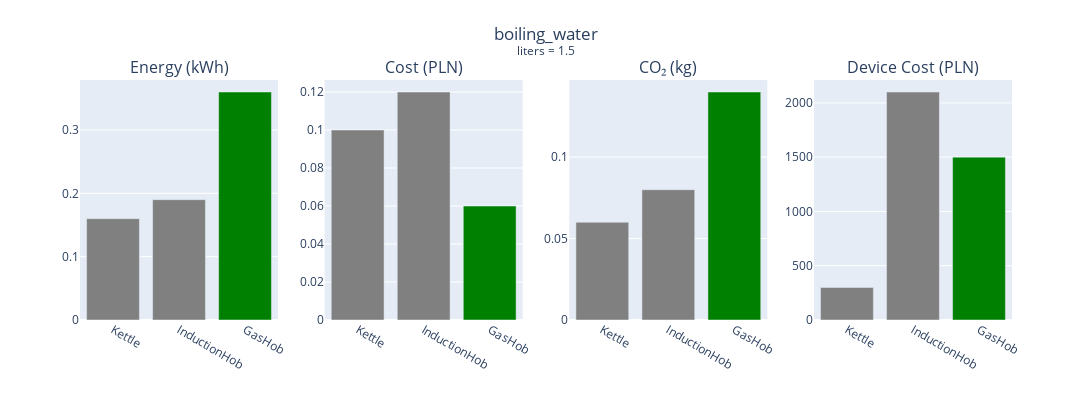
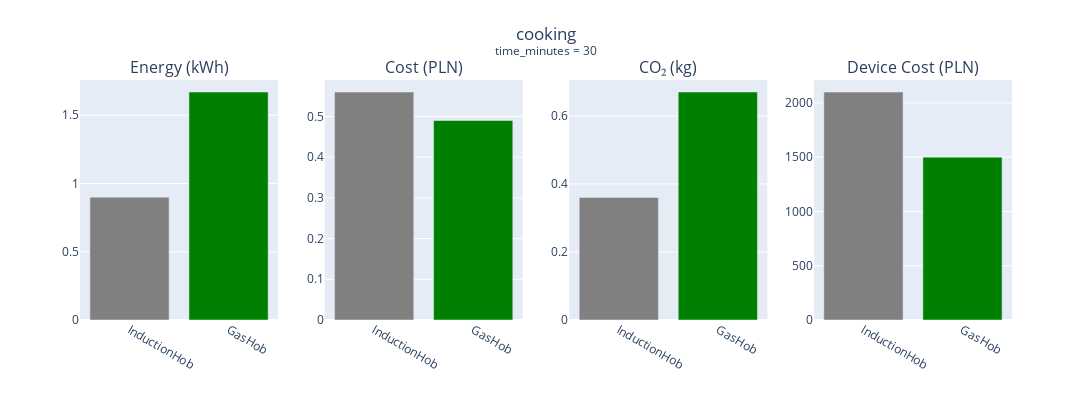
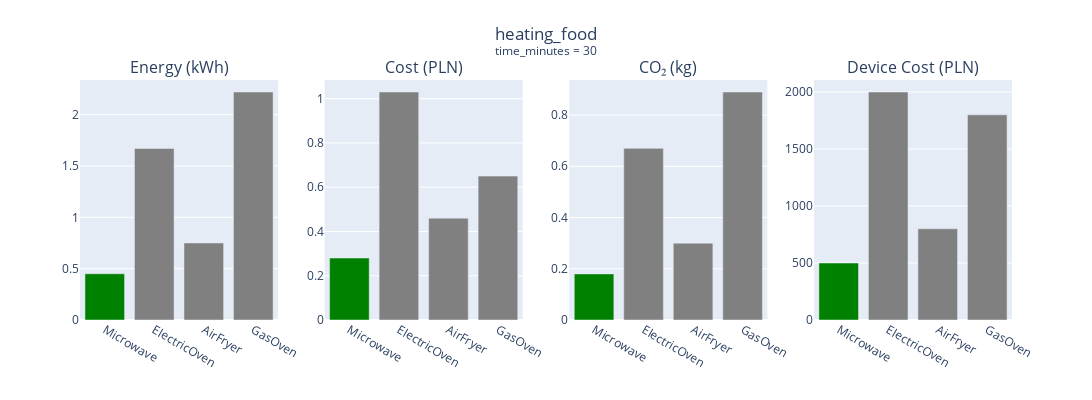
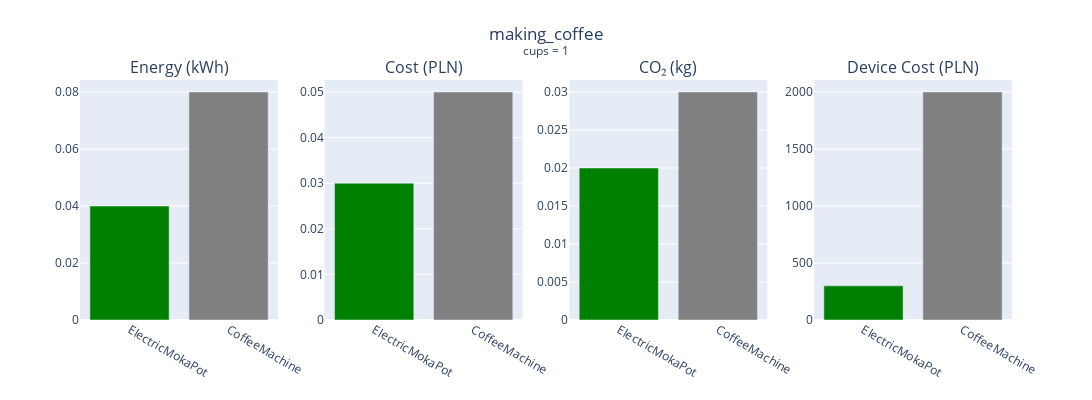

The code cell stored with these charts, in order, in its notebook:
### Code cell
import plotly.io as pio
for cat in category_order:
    fig = plot_all_metrics_for_category_plotly(df_filtered, cat, category_assumptions=category_assumptions)
    fig.show()  # lub zwróć jako output w callbacku Dash

### Figure 1 — Plotly figure (JSON) as saved in the notebook; plotly's stock layout.template omitted (floating-point values rounded to 4 significant figures)
{"data": [{"hovertemplate": "Kettle<br>energy_kwh: 0.16<extra></extra>", "marker": {"color": "gray"}, "name": "Kettle", "showlegend": false, "type": "bar", "x": ["Kettle"], "xaxis": "x", "y": [0.16], "yaxis": "y"}, {"hovertemplate": "InductionHob<br>energy_kwh: 0.19<extra></extra>", "marker": {"color": "gray"}, "name": "InductionHob", "showlegend": false, "type": "bar", "x": ["InductionHob"], "xaxis": "x", "y": [0.19], "yaxis": "y"}, {"hovertemplate": "GasHob<br>energy_kwh: 0.36<extra></extra>", "marker": {"color": "green"}, "name": "GasHob", "showlegend": false, "type": "bar", "x": ["GasHob"], "xaxis": "x", "y": [0.36], "yaxis": "y"}, {"hovertemplate": "Kettle<br>cost_pln: 0.1<extra></extra>", "marker": {"color": "gray"}, "name": "Kettle", "showlegend": false, "type": "bar", "x": ["Kettle"], "xaxis": "x2", "y": [0.1], "yaxis": "y2"}, {"hovertemplate": "InductionHob<br>cost_pln: 0.12<extra></extra>", "marker": {"color": "gray"}, "name": "InductionHob", "showlegend": false, "type": "bar", "x": ["InductionHob"], "xaxis": "x2", "y": [0.12], "yaxis": "y2"}, {"hovertemplate": "GasHob<br>cost_pln: 0.06<extra></extra>", "marker": {"color": "green"}, "name": "GasHob", "showlegend": false, "type": "bar", "x": ["GasHob"], "xaxis": "x2", "y": [0.06], "yaxis": "y2"}, {"hovertemplate": "Kettle<br>co2_emission_kg: 0.06<extra></extra>", "marker": {"color": "gray"}, "name": "Kettle", "showlegend": false, "type": "bar", "x": ["Kettle"], "xaxis": "x3", "y": [0.06], "yaxis": "y3"}, {"hovertemplate": "InductionHob<br>co2_emission_kg: 0.08<extra></extra>", "marker": {"color": "gray"}, "name": "InductionHob", "showlegend": false, "type": "bar", "x": ["InductionHob"], "xaxis": "x3", "y": [0.08], "yaxis": "y3"}, {"hovertemplate": "GasHob<br>co2_emission_kg: 0.14<extra></extra>", "marker": {"color": "green"}, "name": "GasHob", "showlegend": false, "type": "bar", "x": ["GasHob"], "xaxis": "x3", "y": [0.14], "yaxis": "y3"}, {"hovertemplate": "Kettle<br>device_cost: 300<extra></extra>", "marker": {"color": "gray"}, "name": "Kettle", "showlegend": false, "type": "bar", "x": ["Kettle"], "xaxis": "x4", "y": [300], "yaxis": "y4"}, {"hovertemplate": "InductionHob<br>device_cost: 2100<extra></extra>", "marker": {"color": "gray"}, "name": "InductionHob", "showlegend": false, "type": "bar", "x": ["InductionHob"], "xaxis": "x4", "y": [2100], "yaxis": "y4"}, {"hovertemplate": "GasHob<br>device_cost: 1500<extra></extra>", "marker": {"color": "green"}, "name": "GasHob", "showlegend": false, "type": "bar", "x": ["GasHob"], "xaxis": "x4", "y": [1500], "yaxis": "y4"}], "layout": {"annotations": [{"font": {"size": 16}, "showarrow": false, "text": "Energy (kWh)", "x": 0.1062, "xanchor": "center", "xref": "paper", "y": 1, "yanchor": "bottom", "yref": "paper"}, {"font": {"size": 16}, "showarrow": false, "text": "Cost (PLN)", "x": 0.3688, "xanchor": "center", "xref": "paper", "y": 1, "yanchor": "bottom", "yref": "paper"}, {"font": {"size": 16}, "showarrow": false, "text": "CO₂ (kg)", "x": 0.6313, "xanchor": "center", "xref": "paper", "y": 1, "yanchor": "bottom", "yref": "paper"}, {"font": {"size": 16}, "showarrow": false, "text": "Device Cost (PLN)", "x": 0.8938, "xanchor": "center", "xref": "paper", "y": 1, "yanchor": "bottom", "yref": "paper"}], "height": 400, "margin": {"t": 80}, "title": {"text": "boiling_water<br><sup>liters = 1.5</sup>", "x": 0.5}, "width": 1200, "xaxis": {"anchor": "y", "domain": [0, 0.2125], "tickangle": 30}, "xaxis2": {"anchor": "y2", "domain": [0.2625, 0.475], "tickangle": 30}, "xaxis3": {"anchor": "y3", "domain": [0.525, 0.7375], "tickangle": 30}, "xaxis4": {"anchor": "y4", "domain": [0.7875, 1], "tickangle": 30}, "yaxis": {"anchor": "x", "domain": [0, 1]}, "yaxis2": {"anchor": "x2", "domain": [0, 1]}, "yaxis3": {"anchor": "x3", "domain": [0, 1]}, "yaxis4": {"anchor": "x4", "domain": [0, 1]}}}

### Figure 2 — Plotly figure (JSON) as saved in the notebook; plotly's stock layout.template omitted (floating-point values rounded to 4 significant figures)
{"data": [{"hovertemplate": "InductionHob<br>energy_kwh: 0.9<extra></extra>", "marker": {"color": "gray"}, "name": "InductionHob", "showlegend": false, "type": "bar", "x": ["InductionHob"], "xaxis": "x", "y": [0.9], "yaxis": "y"}, {"hovertemplate": "GasHob<br>energy_kwh: 1.67<extra></extra>", "marker": {"color": "green"}, "name": "GasHob", "showlegend": false, "type": "bar", "x": ["GasHob"], "xaxis": "x", "y": [1.67], "yaxis": "y"}, {"hovertemplate": "InductionHob<br>cost_pln: 0.56<extra></extra>", "marker": {"color": "gray"}, "name": "InductionHob", "showlegend": false, "type": "bar", "x": ["InductionHob"], "xaxis": "x2", "y": [0.56], "yaxis": "y2"}, {"hovertemplate": "GasHob<br>cost_pln: 0.49<extra></extra>", "marker": {"color": "green"}, "name": "GasHob", "showlegend": false, "type": "bar", "x": ["GasHob"], "xaxis": "x2", "y": [0.49], "yaxis": "y2"}, {"hovertemplate": "InductionHob<br>co2_emission_kg: 0.36<extra></extra>", "marker": {"color": "gray"}, "name": "InductionHob", "showlegend": false, "type": "bar", "x": ["InductionHob"], "xaxis": "x3", "y": [0.36], "yaxis": "y3"}, {"hovertemplate": "GasHob<br>co2_emission_kg: 0.67<extra></extra>", "marker": {"color": "green"}, "name": "GasHob", "showlegend": false, "type": "bar", "x": ["GasHob"], "xaxis": "x3", "y": [0.67], "yaxis": "y3"}, {"hovertemplate": "InductionHob<br>device_cost: 2100<extra></extra>", "marker": {"color": "gray"}, "name": "InductionHob", "showlegend": false, "type": "bar", "x": ["InductionHob"], "xaxis": "x4", "y": [2100], "yaxis": "y4"}, {"hovertemplate": "GasHob<br>device_cost: 1500<extra></extra>", "marker": {"color": "green"}, "name": "GasHob", "showlegend": false, "type": "bar", "x": ["GasHob"], "xaxis": "x4", "y": [1500], "yaxis": "y4"}], "layout": {"annotations": [{"font": {"size": 16}, "showarrow": false, "text": "Energy (kWh)", "x": 0.1062, "xanchor": "center", "xref": "paper", "y": 1, "yanchor": "bottom", "yref": "paper"}, {"font": {"size": 16}, "showarrow": false, "text": "Cost (PLN)", "x": 0.3688, "xanchor": "center", "xref": "paper", "y": 1, "yanchor": "bottom", "yref": "paper"}, {"font": {"size": 16}, "showarrow": false, "text": "CO₂ (kg)", "x": 0.6313, "xanchor": "center", "xref": "paper", "y": 1, "yanchor": "bottom", "yref": "paper"}, {"font": {"size": 16}, "showarrow": false, "text": "Device Cost (PLN)", "x": 0.8938, "xanchor": "center", "xref": "paper", "y": 1, "yanchor": "bottom", "yref": "paper"}], "height": 400, "margin": {"t": 80}, "title": {"text": "cooking<br><sup>time_minutes = 30</sup>", "x": 0.5}, "width": 1200, "xaxis": {"anchor": "y", "domain": [0, 0.2125], "tickangle": 30}, "xaxis2": {"anchor": "y2", "domain": [0.2625, 0.475], "tickangle": 30}, "xaxis3": {"anchor": "y3", "domain": [0.525, 0.7375], "tickangle": 30}, "xaxis4": {"anchor": "y4", "domain": [0.7875, 1], "tickangle": 30}, "yaxis": {"anchor": "x", "domain": [0, 1]}, "yaxis2": {"anchor": "x2", "domain": [0, 1]}, "yaxis3": {"anchor": "x3", "domain": [0, 1]}, "yaxis4": {"anchor": "x4", "domain": [0, 1]}}}

### Figure 3 — Plotly figure (JSON) as saved in the notebook; plotly's stock layout.template omitted (floating-point values rounded to 4 significant figures)
{"data": [{"hovertemplate": "Microwave<br>energy_kwh: 0.45<extra></extra>", "marker": {"color": "green"}, "name": "Microwave", "showlegend": false, "type": "bar", "x": ["Microwave"], "xaxis": "x", "y": [0.45], "yaxis": "y"}, {"hovertemplate": "ElectricOven<br>energy_kwh: 1.67<extra></extra>", "marker": {"color": "gray"}, "name": "ElectricOven", "showlegend": false, "type": "bar", "x": ["ElectricOven"], "xaxis": "x", "y": [1.67], "yaxis": "y"}, {"hovertemplate": "AirFryer<br>energy_kwh: 0.75<extra></extra>", "marker": {"color": "gray"}, "name": "AirFryer", "showlegend": false, "type": "bar", "x": ["AirFryer"], "xaxis": "x", "y": [0.75], "yaxis": "y"}, {"hovertemplate": "GasOven<br>energy_kwh: 2.22<extra></extra>", "marker": {"color": "gray"}, "name": "GasOven", "showlegend": false, "type": "bar", "x": ["GasOven"], "xaxis": "x", "y": [2.22], "yaxis": "y"}, {"hovertemplate": "Microwave<br>cost_pln: 0.28<extra></extra>", "marker": {"color": "green"}, "name": "Microwave", "showlegend": false, "type": "bar", "x": ["Microwave"], "xaxis": "x2", "y": [0.28], "yaxis": "y2"}, {"hovertemplate": "ElectricOven<br>cost_pln: 1.03<extra></extra>", "marker": {"color": "gray"}, "name": "ElectricOven", "showlegend": false, "type": "bar", "x": ["ElectricOven"], "xaxis": "x2", "y": [1.03], "yaxis": "y2"}, {"hovertemplate": "AirFryer<br>cost_pln: 0.46<extra></extra>", "marker": {"color": "gray"}, "name": "AirFryer", "showlegend": false, "type": "bar", "x": ["AirFryer"], "xaxis": "x2", "y": [0.46], "yaxis": "y2"}, {"hovertemplate": "GasOven<br>cost_pln: 0.65<extra></extra>", "marker": {"color": "gray"}, "name": "GasOven", "showlegend": false, "type": "bar", "x": ["GasOven"], "xaxis": "x2", "y": [0.65], "yaxis": "y2"}, {"hovertemplate": "Microwave<br>co2_emission_kg: 0.18<extra></extra>", "marker": {"color": "green"}, "name": "Microwave", "showlegend": false, "type": "bar", "x": ["Microwave"], "xaxis": "x3", "y": [0.18], "yaxis": "y3"}, {"hovertemplate": "ElectricOven<br>co2_emission_kg: 0.67<extra></extra>", "marker": {"color": "gray"}, "name": "ElectricOven", "showlegend": false, "type": "bar", "x": ["ElectricOven"], "xaxis": "x3", "y": [0.67], "yaxis": "y3"}, {"hovertemplate": "AirFryer<br>co2_emission_kg: 0.3<extra></extra>", "marker": {"color": "gray"}, "name": "AirFryer", "showlegend": false, "type": "bar", "x": ["AirFryer"], "xaxis": "x3", "y": [0.3], "yaxis": "y3"}, {"hovertemplate": "GasOven<br>co2_emission_kg: 0.89<extra></extra>", "marker": {"color": "gray"}, "name": "GasOven", "showlegend": false, "type": "bar", "x": ["GasOven"], "xaxis": "x3", "y": [0.89], "yaxis": "y3"}, {"hovertemplate": "Microwave<br>device_cost: 500<extra></extra>", "marker": {"color": "green"}, "name": "Microwave", "showlegend": false, "type": "bar", "x": ["Microwave"], "xaxis": "x4", "y": [500], "yaxis": "y4"}, {"hovertemplate": "ElectricOven<br>device_cost: 2000<extra></extra>", "marker": {"color": "gray"}, "name": "ElectricOven", "showlegend": false, "type": "bar", "x": ["ElectricOven"], "xaxis": "x4", "y": [2000], "yaxis": "y4"}, {"hovertemplate": "AirFryer<br>device_cost: 800<extra></extra>", "marker": {"color": "gray"}, "name": "AirFryer", "showlegend": false, "type": "bar", "x": ["AirFryer"], "xaxis": "x4", "y": [800], "yaxis": "y4"}, {"hovertemplate": "GasOven<br>device_cost: 1800<extra></extra>", "marker": {"color": "gray"}, "name": "GasOven", "showlegend": false, "type": "bar", "x": ["GasOven"], "xaxis": "x4", "y": [1800], "yaxis": "y4"}], "layout": {"annotations": [{"font": {"size": 16}, "showarrow": false, "text": "Energy (kWh)", "x": 0.1062, "xanchor": "center", "xref": "paper", "y": 1, "yanchor": "bottom", "yref": "paper"}, {"font": {"size": 16}, "showarrow": false, "text": "Cost (PLN)", "x": 0.3688, "xanchor": "center", "xref": "paper", "y": 1, "yanchor": "bottom", "yref": "paper"}, {"font": {"size": 16}, "showarrow": false, "text": "CO₂ (kg)", "x": 0.6313, "xanchor": "center", "xref": "paper", "y": 1, "yanchor": "bottom", "yref": "paper"}, {"font": {"size": 16}, "showarrow": false, "text": "Device Cost (PLN)", "x": 0.8938, "xanchor": "center", "xref": "paper", "y": 1, "yanchor": "bottom", "yref": "paper"}], "height": 400, "margin": {"t": 80}, "title": {"text": "heating_food<br><sup>time_minutes = 30</sup>", "x": 0.5}, "width": 1200, "xaxis": {"anchor": "y", "domain": [0, 0.2125], "tickangle": 30}, "xaxis2": {"anchor": "y2", "domain": [0.2625, 0.475], "tickangle": 30}, "xaxis3": {"anchor": "y3", "domain": [0.525, 0.7375], "tickangle": 30}, "xaxis4": {"anchor": "y4", "domain": [0.7875, 1], "tickangle": 30}, "yaxis": {"anchor": "x", "domain": [0, 1]}, "yaxis2": {"anchor": "x2", "domain": [0, 1]}, "yaxis3": {"anchor": "x3", "domain": [0, 1]}, "yaxis4": {"anchor": "x4", "domain": [0, 1]}}}

### Figure 4 — Plotly figure (JSON) as saved in the notebook; plotly's stock layout.template omitted (floating-point values rounded to 4 significant figures)
{"data": [{"hovertemplate": "ElectricMokaPot<br>energy_kwh: 0.04<extra></extra>", "marker": {"color": "green"}, "name": "ElectricMokaPot", "showlegend": false, "type": "bar", "x": ["ElectricMokaPot"], "xaxis": "x", "y": [0.04], "yaxis": "y"}, {"hovertemplate": "CoffeeMachine<br>energy_kwh: 0.08<extra></extra>", "marker": {"color": "gray"}, "name": "CoffeeMachine", "showlegend": false, "type": "bar", "x": ["CoffeeMachine"], "xaxis": "x", "y": [0.08], "yaxis": "y"}, {"hovertemplate": "ElectricMokaPot<br>cost_pln: 0.03<extra></extra>", "marker": {"color": "green"}, "name": "ElectricMokaPot", "showlegend": false, "type": "bar", "x": ["ElectricMokaPot"], "xaxis": "x2", "y": [0.03], "yaxis": "y2"}, {"hovertemplate": "CoffeeMachine<br>cost_pln: 0.05<extra></extra>", "marker": {"color": "gray"}, "name": "CoffeeMachine", "showlegend": false, "type": "bar", "x": ["CoffeeMachine"], "xaxis": "x2", "y": [0.05], "yaxis": "y2"}, {"hovertemplate": "ElectricMokaPot<br>co2_emission_kg: 0.02<extra></extra>", "marker": {"color": "green"}, "name": "ElectricMokaPot", "showlegend": false, "type": "bar", "x": ["ElectricMokaPot"], "xaxis": "x3", "y": [0.02], "yaxis": "y3"}, {"hovertemplate": "CoffeeMachine<br>co2_emission_kg: 0.03<extra></extra>", "marker": {"color": "gray"}, "name": "CoffeeMachine", "showlegend": false, "type": "bar", "x": ["CoffeeMachine"], "xaxis": "x3", "y": [0.03], "yaxis": "y3"}, {"hovertemplate": "ElectricMokaPot<br>device_cost: 300<extra></extra>", "marker": {"color": "green"}, "name": "ElectricMokaPot", "showlegend": false, "type": "bar", "x": ["ElectricMokaPot"], "xaxis": "x4", "y": [300], "yaxis": "y4"}, {"hovertemplate": "CoffeeMachine<br>device_cost: 2000<extra></extra>", "marker": {"color": "gray"}, "name": "CoffeeMachine", "showlegend": false, "type": "bar", "x": ["CoffeeMachine"], "xaxis": "x4", "y": [2000], "yaxis": "y4"}], "layout": {"annotations": [{"font": {"size": 16}, "showarrow": false, "text": "Energy (kWh)", "x": 0.1062, "xanchor": "center", "xref": "paper", "y": 1, "yanchor": "bottom", "yref": "paper"}, {"font": {"size": 16}, "showarrow": false, "text": "Cost (PLN)", "x": 0.3688, "xanchor": "center", "xref": "paper", "y": 1, "yanchor": "bottom", "yref": "paper"}, {"font": {"size": 16}, "showarrow": false, "text": "CO₂ (kg)", "x": 0.6313, "xanchor": "center", "xref": "paper", "y": 1, "yanchor": "bottom", "yref": "paper"}, {"font": {"size": 16}, "showarrow": false, "text": "Device Cost (PLN)", "x": 0.8938, "xanchor": "center", "xref": "paper", "y": 1, "yanchor": "bottom", "yref": "paper"}], "height": 400, "margin": {"t": 80}, "title": {"text": "making_coffee<br><sup>cups = 1</sup>", "x": 0.5}, "width": 1200, "xaxis": {"anchor": "y", "domain": [0, 0.2125], "tickangle": 30}, "xaxis2": {"anchor": "y2", "domain": [0.2625, 0.475], "tickangle": 30}, "xaxis3": {"anchor": "y3", "domain": [0.525, 0.7375], "tickangle": 30}, "xaxis4": {"anchor": "y4", "domain": [0.7875, 1], "tickangle": 30}, "yaxis": {"anchor": "x", "domain": [0, 1]}, "yaxis2": {"anchor": "x2", "domain": [0, 1]}, "yaxis3": {"anchor": "x3", "domain": [0, 1]}, "yaxis4": {"anchor": "x4", "domain": [0, 1]}}}
